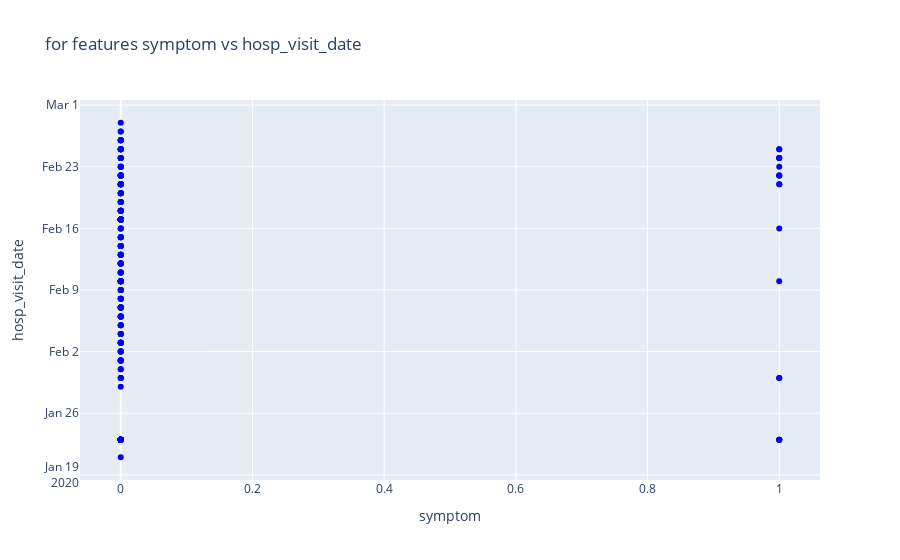

Notebook code cell kept with this figure:
### Code cell
#bivariate analysis
for i in range(len(lst)) :
    for j in range(i+1,len(lst)) :
        fig=px.scatter(df,x=lst[i],y=lst[j],color_discrete_sequence=['blue'],title=f'for features {lst[i]} vs {lst[j]}')
        fig.show()

### Figure 1 — Plotly figure (JSON) as saved in the notebook; plotly's stock layout.template omitted (floating-point values rounded to 4 significant figures; data arrays with more than 128 entries replaced by an {"elided": "..."} marker saying what was removed)
{"data": [{"hovertemplate": "symptom=%{x}<br>hosp_visit_date=%{y}<extra></extra>", "legendgroup": "", "marker": {"color": "blue", "symbol": "circle"}, "mode": "markers", "name": "", "orientation": "v", "showlegend": false, "type": "scatter", "x": {"elided": "520 int values"}, "xaxis": "x", "y": {"elided": "520 str values"}, "yaxis": "y"}], "layout": {"legend": {"tracegroupgap": 0}, "title": {"text": "for features symptom vs hosp_visit_date"}, "xaxis": {"anchor": "y", "domain": [0, 1], "title": {"text": "symptom"}}, "yaxis": {"anchor": "x", "domain": [0, 1], "title": {"text": "hosp_visit_date"}}}}
